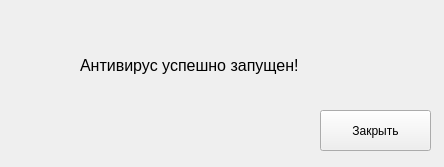
<?xml version="1.0" encoding="UTF-8"?>
<ui version="4.0">
 <class>SecondWindow</class>
 <widget class="QMainWindow" name="SecondWindow">
  <property name="geometry">
   <rect>
    <x>0</x>
    <y>0</y>
    <width>444</width>
    <height>167</height>
   </rect>
  </property>
  <property name="windowTitle">
   <string>Antivirus</string>
  </property>
  <widget class="QWidget" name="centralwidget">
   <widget class="QPushButton" name="pushButton">
    <property name="geometry">
     <rect>
      <x>320</x>
      <y>110</y>
      <width>111</width>
      <height>41</height>
     </rect>
    </property>
    <property name="text">
     <string>Закрыть</string>
    </property>
   </widget>
   <widget class="QLabel" name="label">
    <property name="geometry">
     <rect>
      <x>80</x>
      <y>40</y>
      <width>281</width>
      <height>51</height>
     </rect>
    </property>
    <property name="font">
     <font>
      <pointsize>12</pointsize>
     </font>
    </property>
    <property name="text">
     <string>Антивирус успешно запущен!</string>
    </property>
   </widget>
  </widget>
 </widget>
 <resources/>
 <connections/>
</ui>
